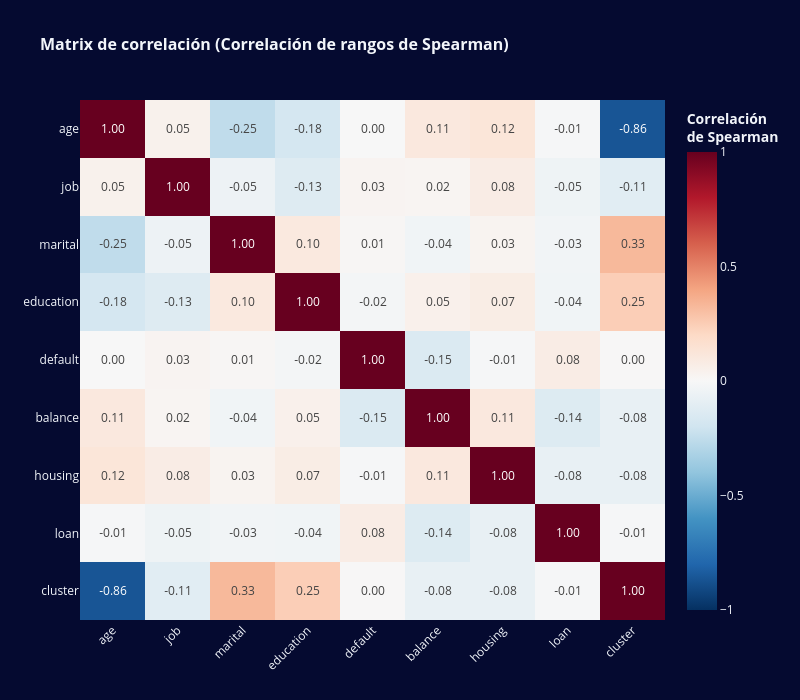

The code cell stored with this chart in its notebook:
### Code cell
fig = px.imshow(
    corr_matrix,
    text_auto=".2f",  
    aspect="auto",
    color_continuous_scale="RdBu_r", 
    zmin=-1,
    zmax=1, 
    labels=dict(color="<b>Correlación<br>de Spearman</b>"),
    title="<b>Matrix de correlación (Correlación de rangos de Spearman)</b>",
)

fig.update_layout(
    width=800,
    height=700,
    title_font={"size": 16},
    xaxis_tickangle=-45,  
)

fig.show()

### Figure 1 — Plotly figure (JSON) as saved in the notebook; plotly's stock layout.template omitted (floating-point values rounded to 4 significant figures)
{"data": [{"coloraxis": "coloraxis", "hovertemplate": "x: %{x}<br>y: %{y}<br><b>Correlación<br>de Spearman</b>: %{z}<extra></extra>", "name": "0", "texttemplate": "%{z:.2f}", "type": "heatmap", "x": ["age", "job", "marital", "education", "default", "balance", "housing", "loan", "cluster"], "xaxis": "x", "y": ["age", "job", "marital", "education", "default", "balance", "housing", "loan", "cluster"], "yaxis": "y", "z": [[1.0, 0.04577, -0.2542, -0.1786, -0.001818, 0.1053, 0.1238, -0.01174, -0.8613], [0.04577, 1.0, -0.05339, -0.1325, 0.02603, 0.02165, 0.07696, -0.0457, -0.1134], [-0.2542, -0.05339, 1.0, 0.09899, 0.0119, -0.03638, 0.02798, -0.03196, 0.3277], [-0.1786, -0.1325, 0.09899, 1.0, -0.01856, 0.05158, 0.07296, -0.03683, 0.2478], [-0.001818, 0.02603, 0.0119, -0.01856, 1.0, -0.1476, -0.0107, 0.07658, 0.004944], [0.1053, 0.02165, -0.03638, 0.05158, -0.1476, 1.0, 0.105, -0.1369, -0.08003], [0.1238, 0.07696, 0.02798, 0.07296, -0.0107, 0.105, 1.0, -0.07743, -0.07998], [-0.01174, -0.0457, -0.03196, -0.03683, 0.07658, -0.1369, -0.07743, 1.0, -0.01086], [-0.8613, -0.1134, 0.3277, 0.2478, 0.004944, -0.08003, -0.07998, -0.01086, 1.0]]}], "layout": {"coloraxis": {"cmax": 1, "cmin": -1, "colorbar": {"title": {"text": "<b>Correlación<br>de Spearman</b>"}}, "colorscale": [[0, "rgb(5,48,97)"], [0.1, "rgb(33,102,172)"], [0.2, "rgb(67,147,195)"], [0.3, "rgb(146,197,222)"], [0.4, "rgb(209,229,240)"], [0.5, "rgb(247,247,247)"], [0.6, "rgb(253,219,199)"], [0.7, "rgb(244,165,130)"], [0.8, "rgb(214,96,77)"], [0.9, "rgb(178,24,43)"], [1, "rgb(103,0,31)"]]}, "height": 700, "title": {"font": {"size": 16}, "text": "<b>Matrix de correlación (Correlación de rangos de Spearman)</b>"}, "width": 800, "xaxis": {"anchor": "y", "domain": [0, 1], "tickangle": -45}, "yaxis": {"anchor": "x", "autorange": "reversed", "domain": [0, 1]}}}
